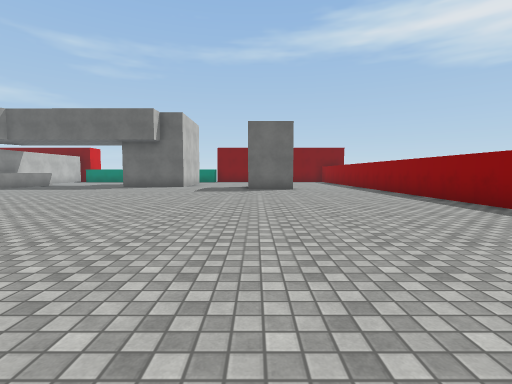
[1] (above)

16 first-person views from a walk through a Unity game level. The camera is 1.3 m above the floor, tilts 4° down and sees 85° across. The floor is counted in squares, 2 m on a side. Each view is taken from the middle of a square. On the plan, view 1 faces up. The plan holds only what a view shows up to about 9 squares ahead; the rest is blank. The place goes on beyond the plan. The player character is not drawn. Surface patterns are stand-ins for the level's own textures.

[2]
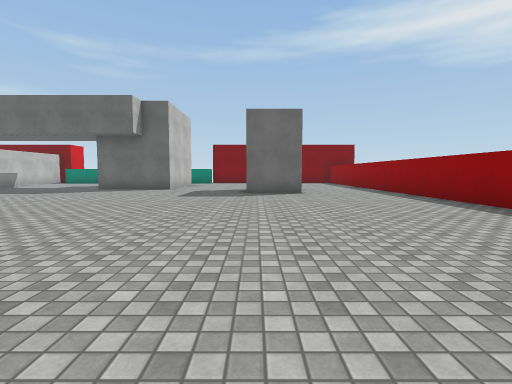

[3]
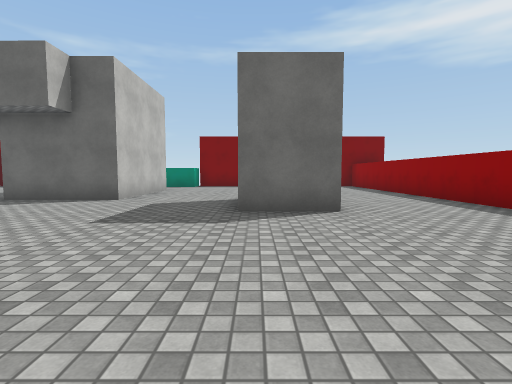

[4]
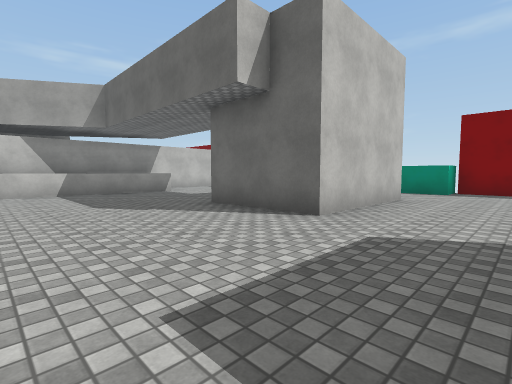

[5]
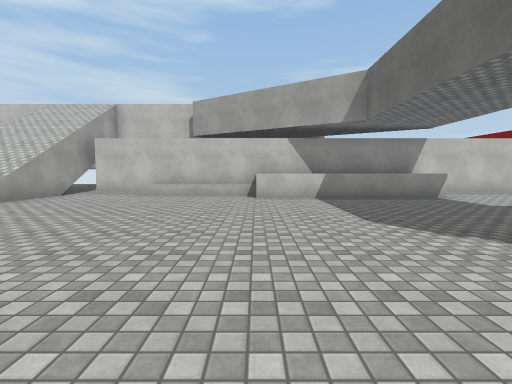

[6]
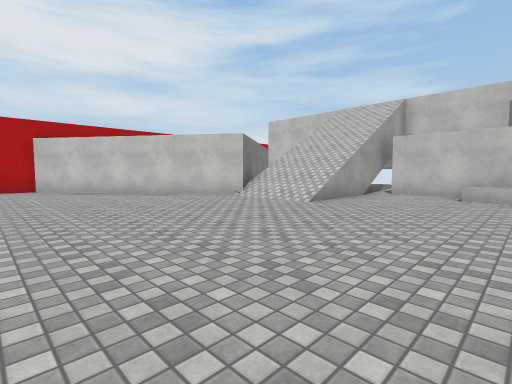

[7]
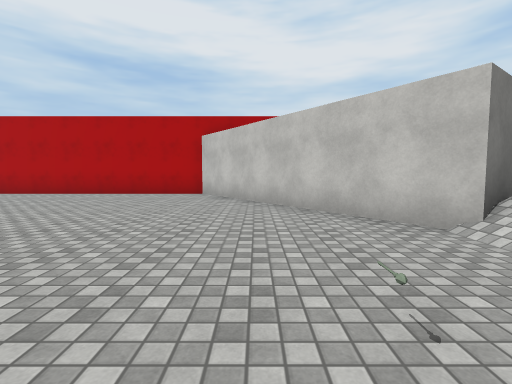

[8]
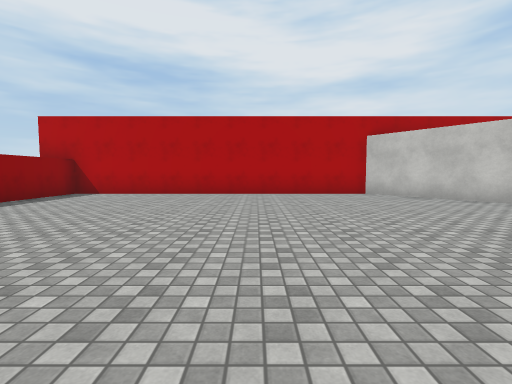

[9]
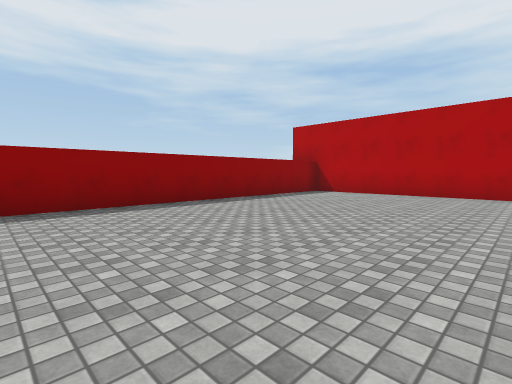

[10]
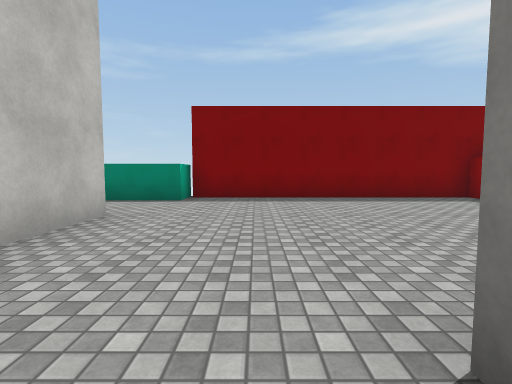

[11]
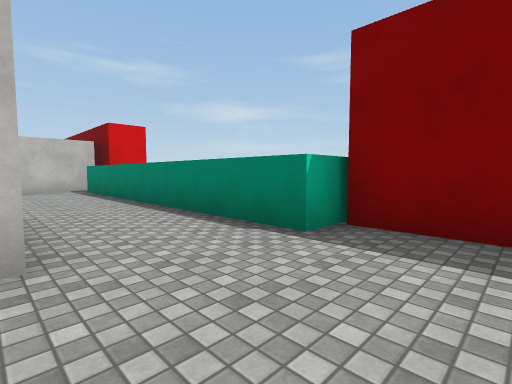

[12]
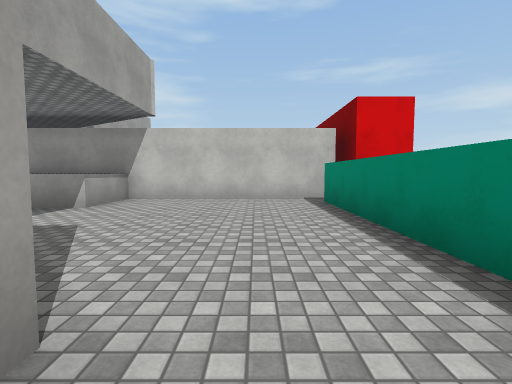

[13]
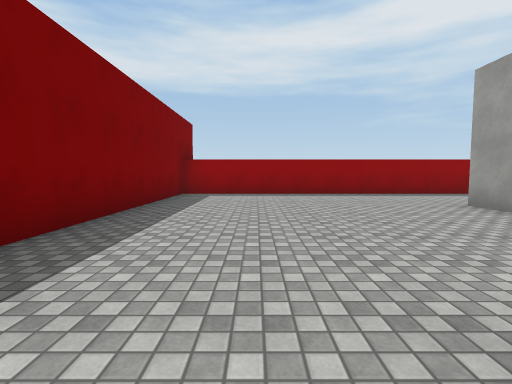

[14]
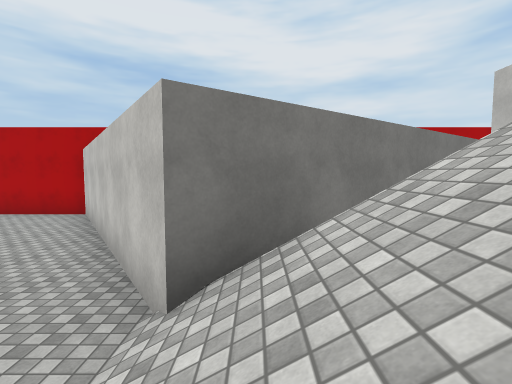

[15]
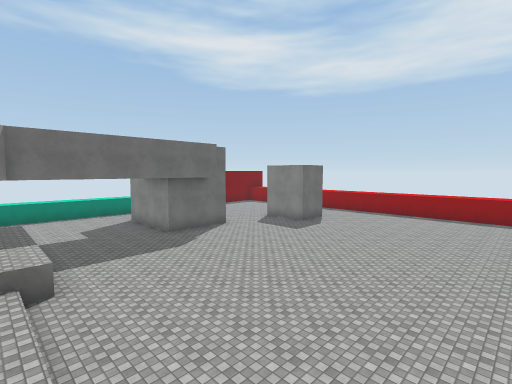

[16]
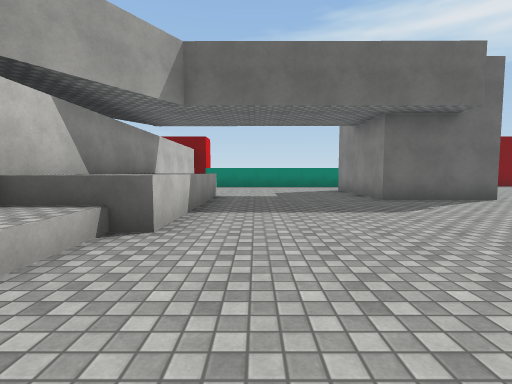

### Floor plan
Key: @ floor where view 1 was taken; # wall or solid block; . floor; / step, stairs or slope; ^ raised ledge; v drop or lower ground; O other object.
Columns run from 12 left of view 1 to 5 right of it. Each row starts with its distance up from view 1.
 20          #########
 19 ##########.......#
 18 #................#
 17 #................#
 16 #.....###........#
 15 #.....###........#
 14 #.....###........#
 13 ^^^...###........#
 12 ^^^.........##...#
 11 ^^^.........##...#
 10 ^^^..............#
  9 ^^#..............#
  8 ^^...............#
  7 ^^...............#
  6 ^^...............#
  5 #................#
  4 #................#
  3 /////O...........#
  2 /////............#
  1 v ##/............#
  0  ####.......@....#
 -1  #  ##...........#
 -2      #...........#
 -3      ##..........#
 -4       ##.........#
 -5        ###########

Where each view was taken, in squares from view 1:
view 1: 0 up, 0 right, facing up
view 2: 2 up, 0 right, facing up
view 3: 6 up, 0 right, facing up
view 4: 9 up, 1 left, facing up-left
view 5: 9 up, 3 left, facing left
view 6: 7 up, 3 left, facing down-left
view 7: 4 up, 6 left, facing down
view 8: 4 up, 1 left, facing down
view 9: 4 up, 1 left, facing down-right
view 10: 12 up, 1 left, facing up
view 11: 16 up, 1 left, facing up-left
view 12: 17 up, 5 left, facing left
view 13: 17 up, 4 left, facing right
view 14: 3 up, 9 left, facing down
view 15: 3 up, 11 left, facing up-right
view 16: 6 up, 9 left, facing up
